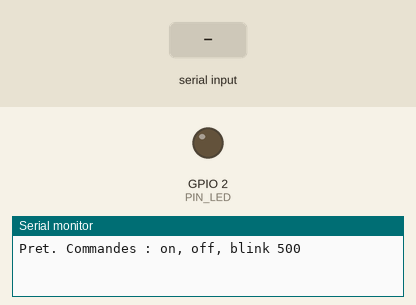
Recording of a sketch running on a simulated ESP32. Shown: output pins drawn as LEDs (lit = HIGH), the last lines printed to the serial monitor. The test bench sets the inputs (shaded band).

Above: at 1.2 s.
1.3 s: "on\n" received over Serial
At 2.4 s:
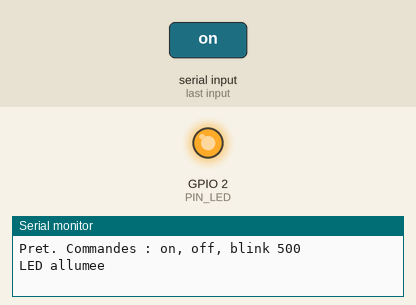
2.8 s: "off\n" received over Serial
At 3.6 s:
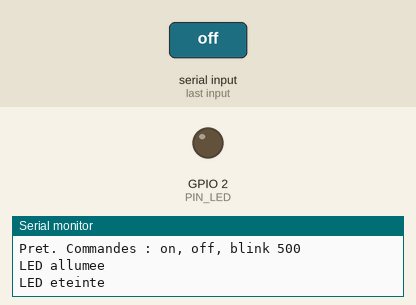
4.3 s: "on 90\n" received over Serial
At 4.7 s:
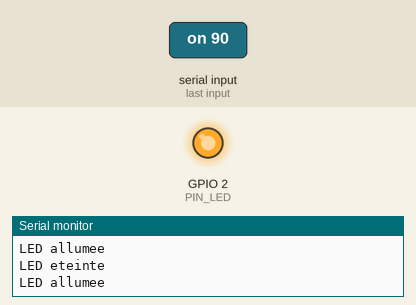
Timing chart, 0 to 7.3 s (numbered marks = the images above; inputs shaded):
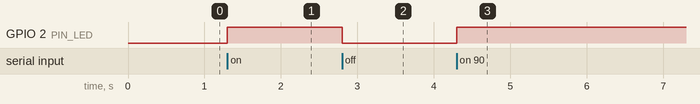

The sketch:

exo08_interpreteur.ino
```cpp
/*
 * exo08_interpreteur.ino — Exercice 8.1 : mini-interpréteur de commandes série
 * Carte : Freenove ESP32-WROVER (« ESP32 Wrover Module ») — Série : 115200 bauds
 *
 * Commandes (une par ligne, majuscules ou minuscules) :
 *   on          allume la LED (GPIO 2)
 *   off         éteint la LED
 *   blink 500   la fait clignoter, la valeur est la durée de chaque état en ms
 *
 * Dans le moniteur série, choisis « Nouvelle ligne » (ou « Both NL & CR »)
 * à côté de la vitesse : sans fin de ligne, la commande n'est jamais envoyée.
 *
 * Pas de blocage : loop() ne fait que lire les caractères déjà arrivés
 * (Serial.available) et comparer millis(). Aucun delay(), aucun readString().
 */

#define PIN_LED 2
#define TAILLE_LIGNE 32

enum Mode { ETEINT, ALLUME, CLIGNOTE };

Mode mode = ETEINT;
unsigned long demiPeriode = 500;   // ms entre deux changements d'état en mode CLIGNOTE
unsigned long dernierChangement = 0;
bool etatLed = false;

char ligne[TAILLE_LIGNE];
byte longueur = 0;
bool ligneTropLongue = false;

void ecrireLed(bool etat) {
  etatLed = etat;
  digitalWrite(PIN_LED, etat);
}

// Analyse une ligne complète et applique la commande
void executer(char *cmd) {
  char mot[8];
  long ms = 0;
  int n = sscanf(cmd, "%7s %ld", mot, &ms);
  if (n < 1) return;                              // ligne vide ou espaces

  for (char *p = mot; *p; p++) *p = tolower(*p);

  if (!strcmp(mot, "on")) {
    mode = ALLUME;
    ecrireLed(HIGH);
    Serial.println("LED allumee");
  } else if (!strcmp(mot, "off")) {
    mode = ETEINT;
    ecrireLed(LOW);
    Serial.println("LED eteinte");
  } else if (!strcmp(mot, "blink") && n == 2 && ms > 0) {
    mode = CLIGNOTE;
    demiPeriode = ms;
    dernierChangement = millis();
    ecrireLed(HIGH);
    Serial.printf("LED clignote : %ld ms par etat\n", ms);
  } else {
    Serial.println("Commande inconnue. Essaie : on, off, blink 500");
  }
}

// Lit uniquement ce qui est déjà arrivé, puis rend la main
void lireSerie() {
  while (Serial.available()) {
    char c = Serial.read();
    if (c == '\n' || c == '\r') {
      if (ligneTropLongue) {
        Serial.println("Ligne trop longue, ignoree");
      } else if (longueur > 0) {
        ligne[longueur] = '\0';
        executer(ligne);
      }
      longueur = 0;
      ligneTropLongue = false;
    } else if (longueur < TAILLE_LIGNE - 1) {
      ligne[longueur++] = c;
    } else {
      ligneTropLongue = true;                     // on jette la ligne entière plutôt que d'en exécuter un bout
    }
  }
}

void setup() {
  pinMode(PIN_LED, OUTPUT);
  Serial.begin(115200);
  Serial.println("Pret. Commandes : on, off, blink 500");
}

void loop() {
  lireSerie();

  if (mode == CLIGNOTE && millis() - dernierChangement >= demiPeriode) {
    dernierChangement = millis();
    ecrireLed(!etatLed);
  }
}
```

Measured:
- after the input at 1.3 s, GPIO 2 (PIN_LED): LOW → HIGH at once
- after the input at 2.8 s, GPIO 2 (PIN_LED): HIGH → LOW at once
- after the input at 4.3 s, GPIO 2 (PIN_LED): LOW → HIGH at once
